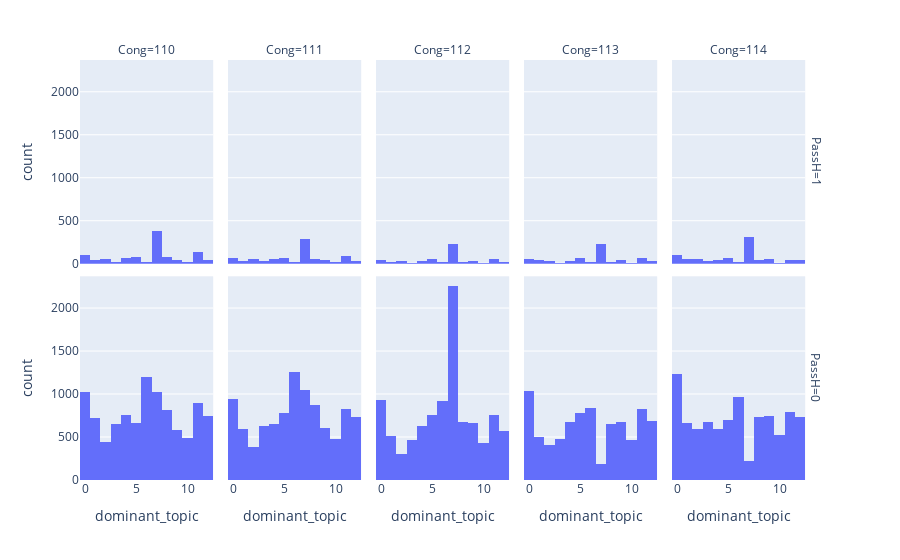

The notebook cell this image was saved under:
### Markdown cell above
# Exploration of Bills by Topic (LDA)

### Code cell
import plotly.express as px
fig = px.histogram(df, x="dominant_topic", barmode="group",
             facet_row="PassH", facet_col="Cong",
             category_orders={"Cong": ["110", "111", "112", "113", "114"],
                              "PassH": ["0", "1"]})
fig.layout.yaxis1.update(matches=None)
fig.show()

### Figure 1 — Plotly figure (JSON) as saved in the notebook; plotly's stock layout.template omitted (floating-point values rounded to 4 significant figures; data arrays with more than 128 entries replaced by an {"elided": "..."} marker saying what was removed)
{"data": [{"alignmentgroup": "True", "bingroup": "x", "hoverlabel": {"namelength": 0}, "hovertemplate": "PassH=1<br>Cong=110<br>dominant_topic=%{x}<br>count=%{y}", "legendgroup": "", "marker": {"color": "#636efa"}, "name": "", "offsetgroup": "", "orientation": "v", "showlegend": false, "type": "histogram", "x": {"elided": "1082 int values"}, "xaxis": "x6", "yaxis": "y6"}, {"alignmentgroup": "True", "bingroup": "x", "hoverlabel": {"namelength": 0}, "hovertemplate": "PassH=1<br>Cong=111<br>dominant_topic=%{x}<br>count=%{y}", "legendgroup": "", "marker": {"color": "#636efa"}, "name": "", "offsetgroup": "", "orientation": "v", "showlegend": false, "type": "histogram", "x": {"elided": "836 int values"}, "xaxis": "x7", "yaxis": "y7"}, {"alignmentgroup": "True", "bingroup": "x", "hoverlabel": {"namelength": 0}, "hovertemplate": "PassH=1<br>Cong=112<br>dominant_topic=%{x}<br>count=%{y}", "legendgroup": "", "marker": {"color": "#636efa"}, "name": "", "offsetgroup": "", "orientation": "v", "showlegend": false, "type": "histogram", "x": {"elided": "567 int values"}, "xaxis": "x8", "yaxis": "y8"}, {"alignmentgroup": "True", "bingroup": "x", "hoverlabel": {"namelength": 0}, "hovertemplate": "PassH=1<br>Cong=113<br>dominant_topic=%{x}<br>count=%{y}", "legendgroup": "", "marker": {"color": "#636efa"}, "name": "", "offsetgroup": "", "orientation": "v", "showlegend": false, "type": "histogram", "x": {"elided": "654 int values"}, "xaxis": "x9", "yaxis": "y9"}, {"alignmentgroup": "True", "bingroup": "x", "hoverlabel": {"namelength": 0}, "hovertemplate": "PassH=1<br>Cong=114<br>dominant_topic=%{x}<br>count=%{y}", "legendgroup": "", "marker": {"color": "#636efa"}, "name": "", "offsetgroup": "", "orientation": "v", "showlegend": false, "type": "histogram", "x": {"elided": "886 int values"}, "xaxis": "x10", "yaxis": "y10"}, {"alignmentgroup": "True", "bingroup": "x", "hoverlabel": {"namelength": 0}, "hovertemplate": "PassH=0<br>Cong=110<br>dominant_topic=%{x}<br>count=%{y}", "legendgroup": "", "marker": {"color": "#636efa"}, "name": "", "offsetgroup": "", "orientation": "v", "showlegend": false, "type": "histogram", "x": {"elided": "9999 int values"}, "xaxis": "x", "yaxis": "y"}, {"alignmentgroup": "True", "bingroup": "x", "hoverlabel": {"namelength": 0}, "hovertemplate": "PassH=0<br>Cong=111<br>dominant_topic=%{x}<br>count=%{y}", "legendgroup": "", "marker": {"color": "#636efa"}, "name": "", "offsetgroup": "", "orientation": "v", "showlegend": false, "type": "histogram", "x": {"elided": "9793 int values"}, "xaxis": "x2", "yaxis": "y2"}, {"alignmentgroup": "True", "bingroup": "x", "hoverlabel": {"namelength": 0}, "hovertemplate": "PassH=0<br>Cong=112<br>dominant_topic=%{x}<br>count=%{y}", "legendgroup": "", "marker": {"color": "#636efa"}, "name": "", "offsetgroup": "", "orientation": "v", "showlegend": false, "type": "histogram", "x": {"elided": "9869 int values"}, "xaxis": "x3", "yaxis": "y3"}, {"alignmentgroup": "True", "bingroup": "x", "hoverlabel": {"namelength": 0}, "hovertemplate": "PassH=0<br>Cong=113<br>dominant_topic=%{x}<br>count=%{y}", "legendgroup": "", "marker": {"color": "#636efa"}, "name": "", "offsetgroup": "", "orientation": "v", "showlegend": false, "type": "histogram", "x": {"elided": "8212 int values"}, "xaxis": "x4", "yaxis": "y4"}, {"alignmentgroup": "True", "bingroup": "x", "hoverlabel": {"namelength": 0}, "hovertemplate": "PassH=0<br>Cong=114<br>dominant_topic=%{x}<br>count=%{y}", "legendgroup": "", "marker": {"color": "#636efa"}, "name": "", "offsetgroup": "", "orientation": "v", "showlegend": false, "type": "histogram", "x": {"elided": "9162 int values"}, "xaxis": "x5", "yaxis": "y5"}], "layout": {"annotations": [{"font": {}, "showarrow": false, "text": "Cong=110", "x": 0.09, "xanchor": "center", "xref": "paper", "y": 1, "yanchor": "bottom", "yref": "paper"}, {"font": {}, "showarrow": false, "text": "Cong=111", "x": 0.29, "xanchor": "center", "xref": "paper", "y": 1, "yanchor": "bottom", "yref": "paper"}, {"font": {}, "showarrow": false, "text": "Cong=112", "x": 0.49, "xanchor": "center", "xref": "paper", "y": 1, "yanchor": "bottom", "yref": "paper"}, {"font": {}, "showarrow": false, "text": "Cong=113", "x": 0.69, "xanchor": "center", "xref": "paper", "y": 1, "yanchor": "bottom", "yref": "paper"}, {"font": {}, "showarrow": false, "text": "Cong=114", "x": 0.89, "xanchor": "center", "xref": "paper", "y": 1, "yanchor": "bottom", "yref": "paper"}, {"font": {}, "showarrow": false, "text": "PassH=0", "textangle": 90, "x": 0.98, "xanchor": "left", "xref": "paper", "y": 0.2425, "yanchor": "middle", "yref": "paper"}, {"font": {}, "showarrow": false, "text": "PassH=1", "textangle": 90, "x": 0.98, "xanchor": "left", "xref": "paper", "y": 0.7575, "yanchor": "middle", "yref": "paper"}], "barmode": "group", "legend": {"tracegroupgap": 0}, "margin": {"t": 60}, "xaxis": {"anchor": "y", "domain": [0, 0.18], "title": {"text": "dominant_topic"}}, "xaxis10": {"anchor": "y10", "domain": [0.8, 0.98], "matches": "x", "showticklabels": false}, "xaxis2": {"anchor": "y2", "domain": [0.2, 0.38], "matches": "x", "title": {"text": "dominant_topic"}}, "xaxis3": {"anchor": "y3", "domain": [0.4, 0.58], "matches": "x", "title": {"text": "dominant_topic"}}, "xaxis4": {"anchor": "y4", "domain": [0.6, 0.78], "matches": "x", "title": {"text": "dominant_topic"}}, "xaxis5": {"anchor": "y5", "domain": [0.8, 0.98], "matches": "x", "title": {"text": "dominant_topic"}}, "xaxis6": {"anchor": "y6", "domain": [0, 0.18], "matches": "x", "showticklabels": false}, "xaxis7": {"anchor": "y7", "domain": [0.2, 0.38], "matches": "x", "showticklabels": false}, "xaxis8": {"anchor": "y8", "domain": [0.4, 0.58], "matches": "x", "showticklabels": false}, "xaxis9": {"anchor": "y9", "domain": [0.6, 0.78], "matches": "x", "showticklabels": false}, "yaxis": {"anchor": "x", "domain": [0, 0.485], "title": {"text": "count"}}, "yaxis10": {"anchor": "x10", "domain": [0.515, 1], "matches": "y", "showticklabels": false}, "yaxis2": {"anchor": "x2", "domain": [0, 0.485], "matches": "y", "showticklabels": false}, "yaxis3": {"anchor": "x3", "domain": [0, 0.485], "matches": "y", "showticklabels": false}, "yaxis4": {"anchor": "x4", "domain": [0, 0.485], "matches": "y", "showticklabels": false}, "yaxis5": {"anchor": "x5", "domain": [0, 0.485], "matches": "y", "showticklabels": false}, "yaxis6": {"anchor": "x6", "domain": [0.515, 1], "matches": "y", "title": {"text": "count"}}, "yaxis7": {"anchor": "x7", "domain": [0.515, 1], "matches": "y", "showticklabels": false}, "yaxis8": {"anchor": "x8", "domain": [0.515, 1], "matches": "y", "showticklabels": false}, "yaxis9": {"anchor": "x9", "domain": [0.515, 1], "matches": "y", "showticklabels": false}}}
